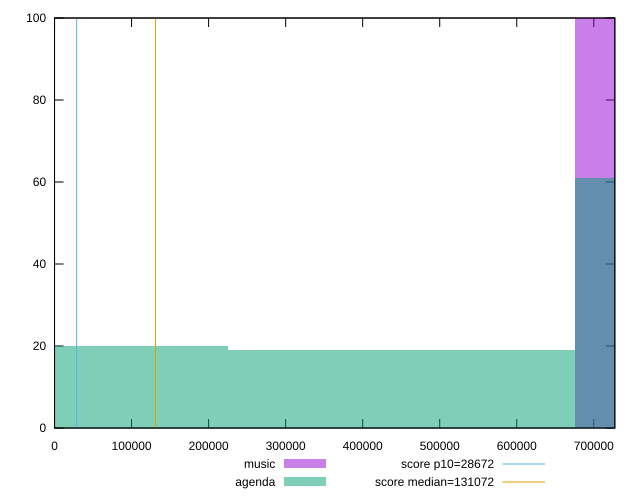

Write the gnuplot code that produced this figure.
reset

$music <<EOF
900136.5115446659 100
EOF

$agenda <<EOF
900136.5115446659 61
0 20
450068.25577233295 19
EOF

set key outside below
set boxwidth 450068.25577233295
set xrange [0:727304.03125]
set yrange [0:100]
set trange [0:100]
set style fill transparent solid 0.5 noborder

set parametric
set terminal svg size 640, 500 enhanced background rgb 'white'
set output "reports/report_00027_2021-02-24T12-40-31.850Z/uses-long-cache-ttl/comparison/histogram/0_vs_1.svg"

plot $music title "music" with boxes, \
     $agenda title "agenda" with boxes, \
     28672,t title "score p10=28672", \
     131072,t title "score median=131072"

reset
